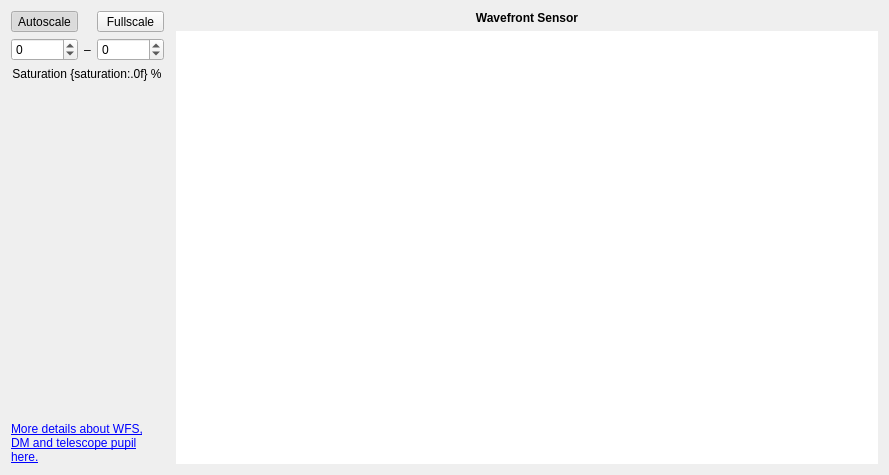
<?xml version="1.0" encoding="UTF-8"?>
<ui version="4.0">
 <class>WFSWidget</class>
 <widget class="QWidget" name="WFSWidget">
  <property name="geometry">
   <rect>
    <x>0</x>
    <y>0</y>
    <width>889</width>
    <height>475</height>
   </rect>
  </property>
  <property name="windowTitle">
   <string>Wavefront Sensor - KalAO</string>
  </property>
  <layout class="QGridLayout" name="gridLayout" columnstretch="0,1">
   <item row="0" column="1">
    <widget class="QLabel" name="title_label">
     <property name="font">
      <font>
       <bold>true</bold>
      </font>
     </property>
     <property name="text">
      <string>Wavefront Sensor</string>
     </property>
     <property name="alignment">
      <set>Qt::AlignmentFlag::AlignCenter</set>
     </property>
    </widget>
   </item>
   <item row="1" column="1">
    <widget class="KImageViewer" name="wfs_view">
     <property name="enabled">
      <bool>true</bool>
     </property>
     <property name="frameShape">
      <enum>QFrame::Shape::NoFrame</enum>
     </property>
     <property name="verticalScrollBarPolicy">
      <enum>Qt::ScrollBarPolicy::ScrollBarAlwaysOff</enum>
     </property>
     <property name="horizontalScrollBarPolicy">
      <enum>Qt::ScrollBarPolicy::ScrollBarAlwaysOff</enum>
     </property>
     <property name="sizeAdjustPolicy">
      <enum>QAbstractScrollArea::SizeAdjustPolicy::AdjustToContents</enum>
     </property>
    </widget>
   </item>
   <item row="0" column="0" rowspan="2">
    <layout class="QGridLayout" name="side_layout" columnstretch="0,0">
     <item row="0" column="0">
      <layout class="QGridLayout" name="scale_layout" columnstretch="1,0,1">
       <item row="2" column="0" colspan="3" alignment="Qt::AlignmentFlag::AlignHCenter|Qt::AlignmentFlag::AlignVCenter">
        <widget class="KLabel" name="saturation_label">
         <property name="text">
          <string>Saturation {saturation:.0f} %</string>
         </property>
         <property name="alignment">
          <set>Qt::AlignmentFlag::AlignCenter</set>
         </property>
        </widget>
       </item>
       <item row="1" column="0">
        <widget class="KScaledDoubleSpinbox" name="min_spinbox">
         <property name="keyboardTracking">
          <bool>false</bool>
         </property>
         <property name="decimals">
          <number>0</number>
         </property>
         <property name="minimum">
          <double>-1000.000000000000000</double>
         </property>
         <property name="maximum">
          <double>100000.000000000000000</double>
         </property>
         <property name="singleStep">
          <double>100.000000000000000</double>
         </property>
        </widget>
       </item>
       <item row="1" column="2" alignment="Qt::AlignmentFlag::AlignVCenter">
        <widget class="KScaledDoubleSpinbox" name="max_spinbox">
         <property name="keyboardTracking">
          <bool>false</bool>
         </property>
         <property name="decimals">
          <number>0</number>
         </property>
         <property name="minimum">
          <double>-1000.000000000000000</double>
         </property>
         <property name="maximum">
          <double>100000.000000000000000</double>
         </property>
         <property name="singleStep">
          <double>100.000000000000000</double>
         </property>
        </widget>
       </item>
       <item row="1" column="1">
        <widget class="QLabel" name="minmax_label">
         <property name="text">
          <string>–</string>
         </property>
        </widget>
       </item>
       <item row="0" column="2">
        <widget class="QToolButton" name="fullscale_button">
         <property name="sizePolicy">
          <sizepolicy hsizetype="Minimum" vsizetype="Fixed">
           <horstretch>0</horstretch>
           <verstretch>0</verstretch>
          </sizepolicy>
         </property>
         <property name="text">
          <string>Fullscale</string>
         </property>
         <property name="checkable">
          <bool>true</bool>
         </property>
        </widget>
       </item>
       <item row="0" column="0">
        <widget class="QToolButton" name="autoscale_button">
         <property name="sizePolicy">
          <sizepolicy hsizetype="Minimum" vsizetype="Fixed">
           <horstretch>0</horstretch>
           <verstretch>0</verstretch>
          </sizepolicy>
         </property>
         <property name="text">
          <string>Autoscale</string>
         </property>
         <property name="checkable">
          <bool>true</bool>
         </property>
         <property name="checked">
          <bool>true</bool>
         </property>
        </widget>
       </item>
      </layout>
     </item>
     <item row="1" column="0" colspan="2">
      <spacer name="verticalSpacer_2">
       <property name="orientation">
        <enum>Qt::Orientation::Vertical</enum>
       </property>
       <property name="sizeHint" stdset="0">
        <size>
         <width>20</width>
         <height>40</height>
        </size>
       </property>
      </spacer>
     </item>
     <item row="2" column="0">
      <widget class="QLabel" name="label">
       <property name="text">
        <string>&lt;a href=&quot;https://gitlab.unige.ch/kalao/kalao-ics/-/wikis/Technical/WFS,-DM-and-telescope-pupil&quot;&gt;More details about WFS, DM and telescope pupil here.&lt;/a&gt;</string>
       </property>
       <property name="wordWrap">
        <bool>true</bool>
       </property>
       <property name="openExternalLinks">
        <bool>true</bool>
       </property>
       <property name="textInteractionFlags">
        <set>Qt::TextInteractionFlag::TextBrowserInteraction</set>
       </property>
      </widget>
     </item>
    </layout>
   </item>
  </layout>
 </widget>
 <customwidgets>
  <customwidget>
   <class>KLabel</class>
   <extends>QLabel</extends>
   <header>kalao.guis.utils.widgets</header>
  </customwidget>
  <customwidget>
   <class>KImageViewer</class>
   <extends>QGraphicsView</extends>
   <header>kalao.guis.utils.widgets</header>
  </customwidget>
  <customwidget>
   <class>KScaledDoubleSpinbox</class>
   <extends>QDoubleSpinBox</extends>
   <header>kalao.guis.utils.widgets</header>
  </customwidget>
 </customwidgets>
 <resources/>
 <connections/>
</ui>
